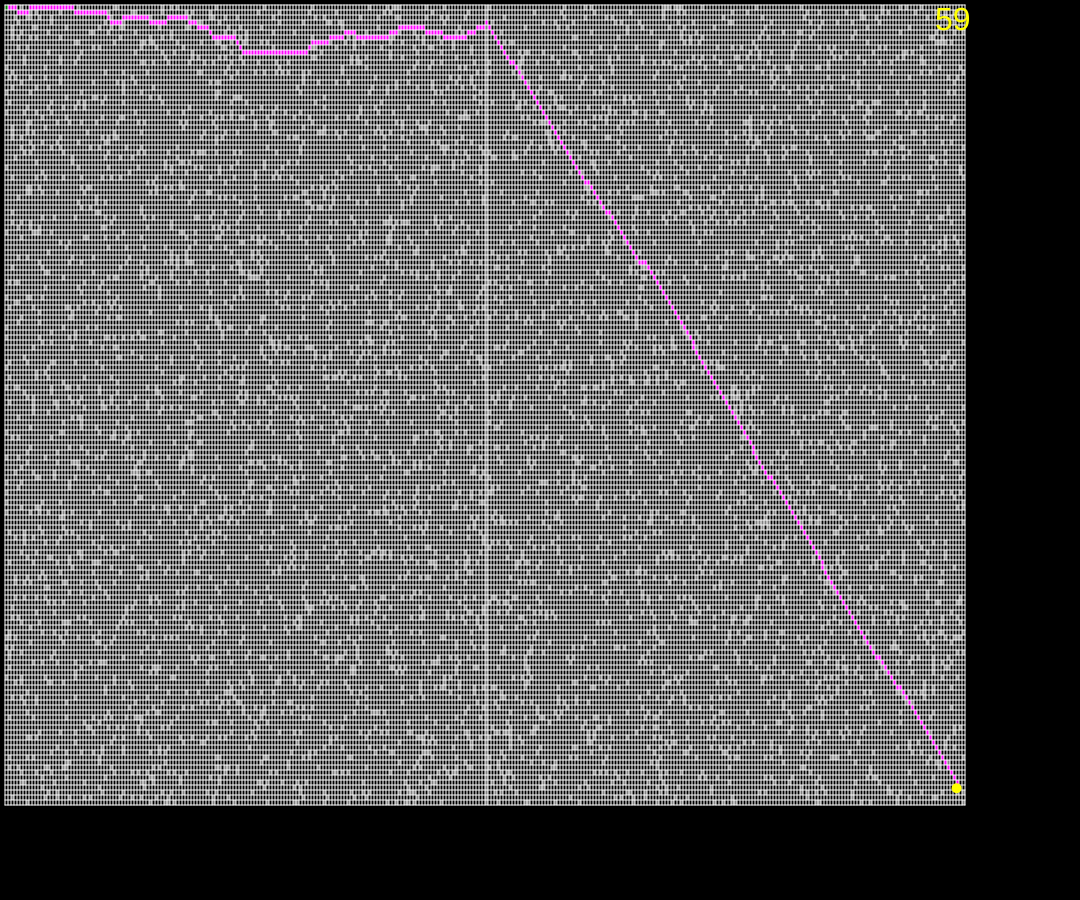
Frame 1 (no input)
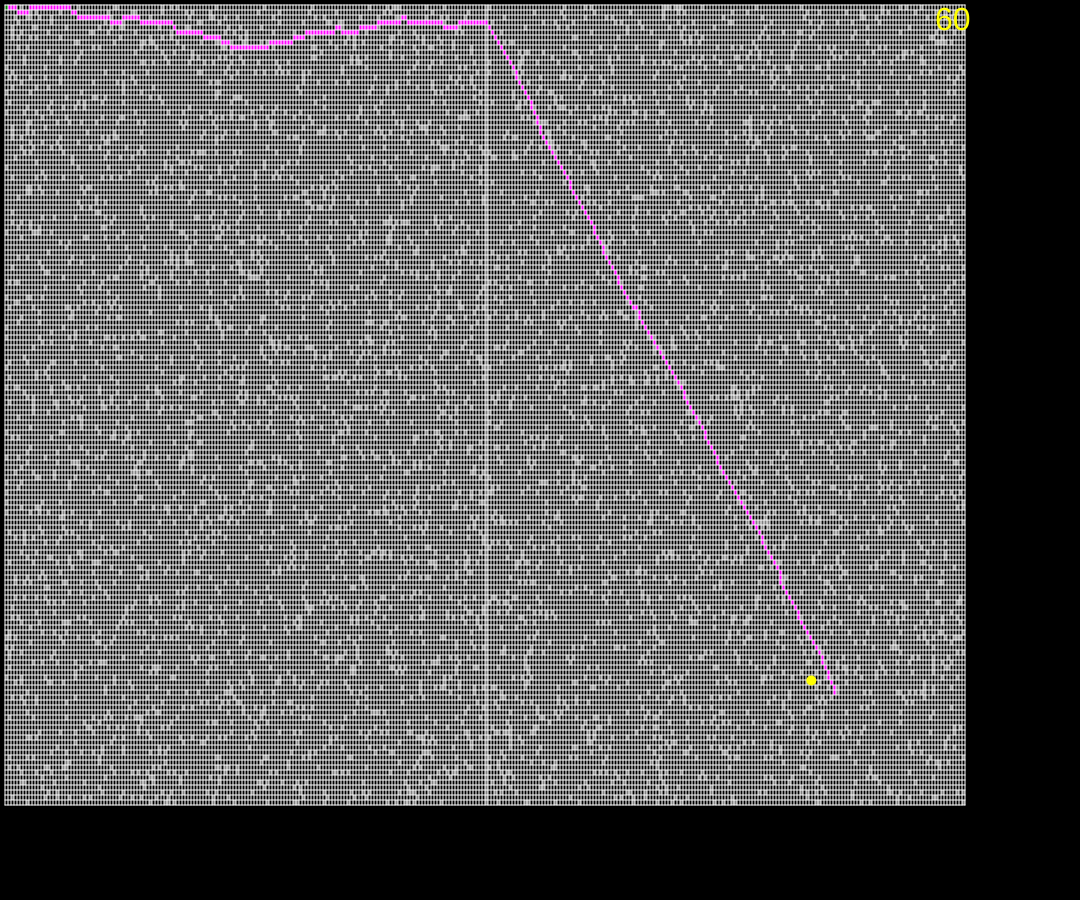
Frame 60 (no input)
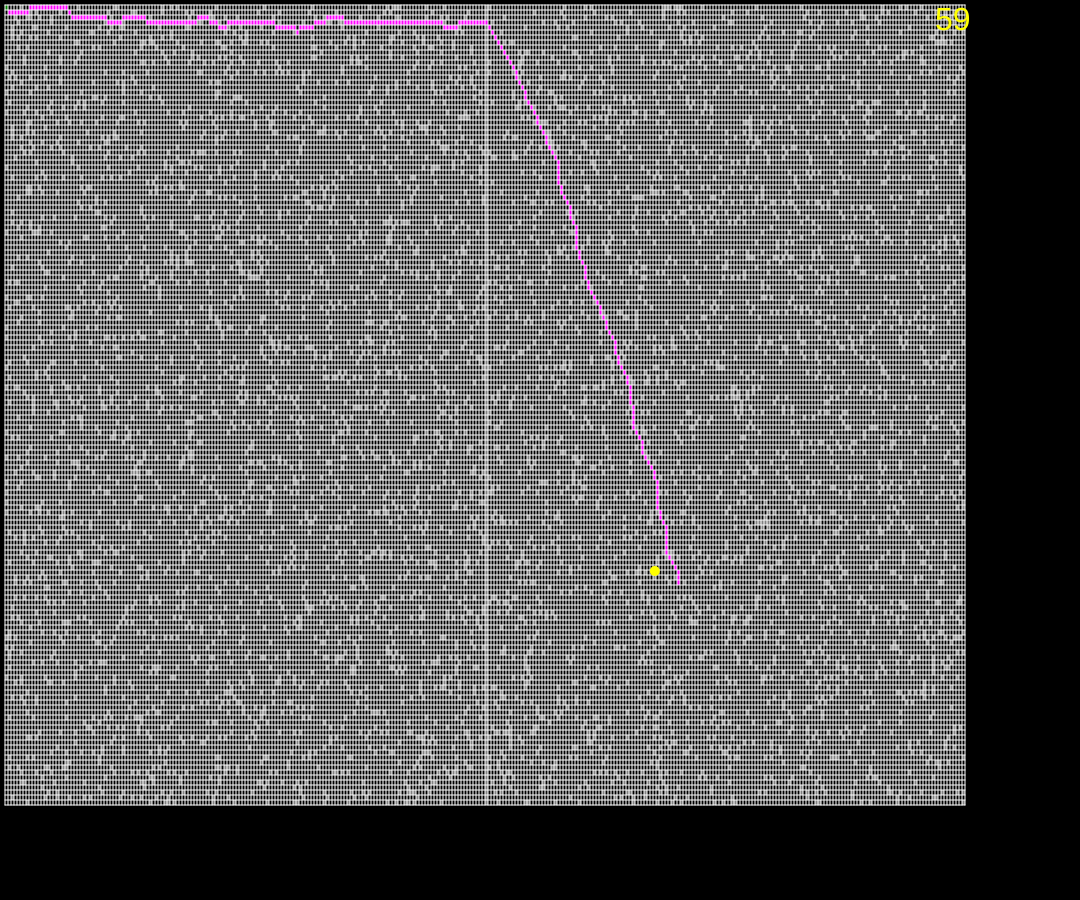
Frame 120 (the mouse pressed at the canvas centre since frame 60)

The p5.js sketch that drew these frames (run headless with seeded random() and noise() and a simulated clock; from frame 60 on, the mouse is pressed at the canvas centre):

// p5.js sketch
// ── sketch.js
class Node {
  g_cost; // (best) distance to start
  h_cost; // distance to target (heuristic)
  parent; // the node that calculated these values

  constructor(x, y, walkable) {
    this.x = x;
    this.y = y;
    this.walkable = walkable;
    //this.parent = null;
  }

  valueOf() {
    /* A bit awkward since JavaScript doesn't let us override less-than
       The idea is that if f_cost is equal we should go by the lower h_cost.
       So by raising f_cost's magnitude we can combine them into one number.
       This is hacky though because if h_cost exceeds 10000 everything breaks.
    */
    if (this.h_cost == null || this.g_cost == null) {
      return null;
    }
    return this.f_cost * 10000 + this.h_cost;
  }

  get f_cost() {
    return this.g_cost + this.h_cost;
  }

  reset() {
    this.g_cost = null;
    this.h_cost = null;
    this.parent = null;
  }
}

class BouncingBall {
  constructor(x, y) {
    this.position = createVector(x, y)
    this.momentum = p5.Vector.random2D().mult(random(1,5));
    this.size = 10;
    this.color = "yellow";
  }

  update() {
    this.position = this.position.add(this.momentum);
    this.checkBounds();
  }

  checkBounds() {
    if (this.position.x - this.size/2 < 0 || this.position.x + this.size/2 > grid_bounds.x) {
      this.momentum.x = this.momentum.x * -1
      this.position.x = constrain(this.position.x, margin + this.size/2, grid_bounds.x-this.size/2)
    }
    if (this.position.y - this.size/2 < 0 || this.position.y + this.size/2 > grid_bounds.y) {
      this.momentum.y = this.momentum.y * -1
      this.position.y = constrain(this.position.y, margin+this.size/2, grid_bounds.y-this.size/2)
    }
  }

  draw() {
    noStroke();
    fill(this.color);
    circle(this.position.x, this.position.y, this.size);
  }
}

class Heap {
  // This particular heap sorts the lowest values to the top (index 0), which is the opposite of textbook heaps
  _array;
  _lastIndex;

  constructor(max_size) {
    this._array = new Array(max_size);
    this._lastIndex = 0;
  }

  [Symbol.iterator]() {
    return this._array;
  }

  add(item) {
    // Don't add duplicates
    if (this.has(item)) {
      return;
    }

    this._array[this._lastIndex] = item;
    this._sort_up(this._lastIndex);
    this._lastIndex++;
  }

  pop() {
    let item = this._array[0];
    this._array[0] = this._array[this._lastIndex-1];
    this._lastIndex--;
    this._sort_down(0);
    return item;
  }

  get size() {
    return this._lastIndex;
  }

  _sort_up(index) {
    while (true) {
      let parent = floor((index - 1) / 2)

      if (parent >= 0 && this._array[index] < this._array[parent]) {
        this._swap(index, parent)
        index = parent;
      }
      else {
        break;
      }
    }
  }

  _sort_down(index) {
    while (true) {
      let left = 2 * index + 1
      let right = left + 1

      let cur_val = this._array[index];

      if (left < this._lastIndex) {
        let lesser_val = this._array[left]
        let lesser_i = left

        if (right < this._lastIndex) {
          let right_val = this._array[right]

          if (right_val < lesser_val) {
            lesser_val = right_val
            lesser_i = right
          }
        }
        
        if (cur_val > lesser_val) {
          this._swap(index, lesser_i);
          index = lesser_i;
        }
        else {
          break;
        }
      }
      else {
        break;
      }
    }
  }

  _swap(i1, i2) {
    let item1 = this._array[i1]
    this._array[i1] = this._array[i2]
    this._array[i2] = item1;
  }

  has(item) {
    return this._array.includes(item);
  }

}


let grid_width;
let grid_height;
let box_width;
let box_height;
let margin;
let grid_bounds;

let world;
let target;

let start_node;
let current_node;

let path = [];
let open;
let closed;

const MAX_ITERATIONS = 100000;
const HOLE_IN_V_WALL_ENABLED = true;
const OBS_NOISE_ENABLED = true;
const DISPLAY_EXPLORED = false;
const FIND_PATH_ONCE = false;
const FIND_PATH = true;
const FIND_ON_FRAME = 10; // amount to delay in frames. 1 = run every frame, 2 = every other, etc. Only works if FIND_PATH = true
let path_frame = 0;


function setup() {
  let canvas_width = floor(windowWidth * 0.90);
  let canvas_height = floor(windowHeight * 0.90);

  grid_width = 320;
  grid_height = 160;
  margin = 5;

  box_width = floor((canvas_width - margin * 2) / grid_width)
  box_height = floor((canvas_height - margin*2) / grid_height)
  grid_bounds = createVector(margin + box_width * grid_width, margin + box_height * grid_height)

  world = initialize_grid();

  if (HOLE_IN_V_WALL_ENABLED) {
    for (let y=0; y<grid_height; y++) {
      world[floor(grid_width/2)][y].walkable = false;
    }
    world[floor(grid_width/2)][3].walkable = true;
  }

  start_node = world[0][0];
  start_node.walkable = true;

  target = new BouncingBall(box_width * (grid_width - 2), box_height * (grid_height - 2));

  //target_node = world[grid_width-1][grid_height-1]
  //target_node.walkable = true;

  //pathfind_a(start_node, target_node);
  if (FIND_PATH_ONCE) {
    pathfind_a(start_node, get_node_from_pos(target.position));
  }

  frameRate(60);
  createCanvas(canvas_width, canvas_height);
}

function draw() {
  background(0);

  // update
  target.update()
  if (FIND_PATH && (path_frame++ % FIND_ON_FRAME) == 0) {
    pathfind_a(start_node, get_node_from_pos(target.position))
  }

  // render
  render_nodes(world);
  render_grid(world, box_width, box_height, margin);
  target.draw();
  render_fps();
}



function initialize_grid() {
  let grid = [];
  for (let x = 0; x < grid_width; x++) {
    grid[x] = [];
    for (let y = 0; y < grid_height; y++) {
      let walkable = true;
      if (OBS_NOISE_ENABLED) {
        walkable = random() > 0.1;
      }
      grid[x][y] = new Node(x, y, walkable);
    }
  }
  return grid;
}

function render_grid() {
  /* Draw a line horizontally each box_height from top+margin to canvas_height-margin
     and same vertically
  */
  noFill();
  stroke(255);
  let right_edge = margin + (box_width * grid_width);
  let bottom_edge = margin + (box_height * grid_height);
  for (let x = margin; x <= right_edge; x += box_width) {
    line(x, margin, x, bottom_edge)
  }
  for (let y = margin; y <= bottom_edge; y += box_height) {
    line(margin, y, right_edge, y)
  }

}

function render_nodes(grid) {
  for (let row of grid) {
    for (let node of row) {
      render_node(node);
    }
  }

}

function render_node(node) {
  /* If the node is:
    unwalkable = gray
    start point = blue
    goal = yellow
    visited = red
    calculated = light blue
  */
  let color = null;
  if (!node.walkable) {
    color = "gray";
  }
  else if (node == start_node) {
    color = "green";
  }
  //else if (node == target_node) {
    //color = "yellow";
  //}
  else if (path.includes(node)) {
    color = "magenta";
  }
  else if (DISPLAY_EXPLORED) {
    if (open.has(node)) {
      color = "blue";
    }
    else if (closed.has(node)) {
      color = "cyan";
    }
  }

  if (color !== null) {
    noStroke();
    fill(color);
    let top = node.y * box_height + margin
    let left = node.x * box_width + margin
    rect(left, top, box_width, box_height)
  }
}

function render_fps() {
  fps = floor(getFrameRate());
  fill("yellow");
  textSize(32);
  text(fps, grid_bounds.x-30, 30);
}

function pathfind_a(start_node, goal_node) {

  console.time("Pathfinding")
  reset_nodes()

  path = [];
  open = new Heap(grid_width * grid_height);
  closed = new Set();

  if (goal_node.walkable == false) {
    console.timeEnd("Pathfinding");
    return;
  }

  start_node.g_cost = 0;
  start_node.h_cost = get_distance(start_node, goal_node);
  open.add(start_node);

  let i = 0;
  while (open.size > 0 && i < MAX_ITERATIONS) {

    // lowest f_cost, then h_cost
    /*
    minimum = null;
    for (let node of open) {
      if (minimum == null || node.f_cost < minimum.f_cost || node.f_cost == minimum.f_cost && node.h_cost < minimum.h_cost) {
        minimum = node;
      }
    }
    current = minimum
    */
    current = open.pop()
    closed.add(current);
    
    if (current == goal_node) {
      retrace_path(start_node, goal_node);
      console.timeEnd("Pathfinding")
      return;
    }

    check_neighbors(current, goal_node, open, closed);
    i++;
  }

}

function reset_nodes() {
  for (let row of world) {
    for (let node of row) {
      node.reset()
    }
  }
}

function check_neighbors(node, goal, open, closed) {
  for (let i = -1; i <= 1; i++) {
    for (let j = -1; j <= 1; j++) {

      neighbor = get_node(node.x+i, node.y+j)
      if (neighbor == null || !neighbor.walkable || closed.has(neighbor)) {
        continue;
      }
      
      // calculate the cost and save to node
      h_cost = get_distance(neighbor, goal);
      g_cost = node.g_cost + get_distance(node, neighbor);

      if (neighbor.parent == null || neighbor.g_cost > g_cost) {
        neighbor.g_cost = g_cost;
        neighbor.h_cost = h_cost;
        neighbor.parent = node;
      }

      open.add(neighbor);
    }
  }
}

function retrace_path(start_node, end_node) {
  path = [];

  let node = end_node;

  while (node.parent != null) {
    path.push(node.parent)
    node = node.parent
  }

  return path
}

function get_node(x, y) {
  if (x < 0 || x >= grid_width || y < 0 || y >= grid_height) {
    return null;
  }
  else {
    return world[x][y]; 
  }
}

function get_node_from_pos(pos) {
  grid_x = floor((pos.x-margin) / box_width)
  grid_y = floor((pos.y-margin) / box_height)

  grid_x = constrain(grid_x, 0, grid_width-1)
  grid_y = constrain(grid_y, 0, grid_height-1)

  return world[grid_x][grid_y]
}

function get_distance(node_a, node_b) {
  // Whole number approximation method from video
  // cleaner and faster results on a square grid
  let dx = abs(node_a.x - node_b.x)
  let dy = abs(node_a.y - node_b.y)

  if (dx > dy) {
    return 14 * dy + 10 * (dx - dy);
  }
  else {
    return 14 * dx + 10 * (dy - dx);
  }
}

function __get_distance(node_a, node_b) {
  vector_a = createVector(node_a.x, node_a.y)
  vector_b = createVector(node_b.x, node_b.y)

  return vector_a.dist(vector_b)
}

/*

So... for A* pathfinding I need:
* a grid
* the concept of a node
* a start and end point
* a way to display the grid
* a way to display the path
* (ideally) a way to display the progress of the algorithm
* some reporting such as iteration count and runtime
* displayed gridlines

The basic pathfinding algorithm is:

For each node adjacent to the starting node, calculate 2 "costs".
F_cost = distance from goal
G_cost = distance from start

Pick the node with the lowest F+G and repeat

If all the new caluclations are higher than a previously calculated node, go to that node instead
In other words, keep a list of  all nodes that have been calculated, sorted by ascending F+G cost

If a node is recalculated and the G cost is lower, update that node with the new numbers
(this addresses the issue of the Greedy Pathfinding algorithm where it will sometimes take bad paths that could have been shortcutted)

Data needs:

Grid<nodes>
Node
+ position
+ walkable
+ costs

Function needs:

pathfind(start_node, end_node, grid)
+ list of traveled nodes
+ list of calculated nodes

render(grid)
*/
// ── style.css
html, body {
  margin: 0;
  padding: 0;
  background-color: black;
}

canvas {
  display: block;
  margin: auto;
}
